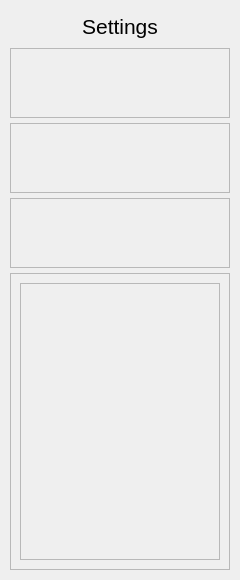
<?xml version="1.0" encoding="UTF-8"?>
<ui version="4.0">
 <class>RightColumn</class>
 <widget class="QWidget" name="RightColumn">
  <property name="geometry">
   <rect>
    <x>0</x>
    <y>0</y>
    <width>240</width>
    <height>580</height>
   </rect>
  </property>
  <property name="windowTitle">
   <string>Form</string>
  </property>
  <layout class="QVBoxLayout" name="main_pages_layout">
   <property name="spacing">
    <number>0</number>
   </property>
   <property name="leftMargin">
    <number>5</number>
   </property>
   <property name="topMargin">
    <number>5</number>
   </property>
   <property name="rightMargin">
    <number>5</number>
   </property>
   <property name="bottomMargin">
    <number>5</number>
   </property>
   <item>
    <widget class="QStackedWidget" name="menus">
     <property name="currentIndex">
      <number>0</number>
     </property>
     <widget class="QWidget" name="menu_1">
      <layout class="QVBoxLayout" name="verticalLayout">
       <property name="spacing">
        <number>5</number>
       </property>
       <property name="leftMargin">
        <number>5</number>
       </property>
       <property name="topMargin">
        <number>5</number>
       </property>
       <property name="rightMargin">
        <number>5</number>
       </property>
       <property name="bottomMargin">
        <number>5</number>
       </property>
       <item>
        <widget class="QLabel" name="label_1">
         <property name="maximumSize">
          <size>
           <width>16777215</width>
           <height>33</height>
          </size>
         </property>
         <property name="font">
          <font>
           <pointsize>16</pointsize>
          </font>
         </property>
         <property name="styleSheet">
          <string notr="true">font-size: 16pt</string>
         </property>
         <property name="text">
          <string>Settings</string>
         </property>
         <property name="alignment">
          <set>Qt::AlignCenter</set>
         </property>
        </widget>
       </item>
       <item>
        <widget class="QFrame" name="frame_2">
         <property name="maximumSize">
          <size>
           <width>16777215</width>
           <height>70</height>
          </size>
         </property>
         <property name="frameShape">
          <enum>QFrame::StyledPanel</enum>
         </property>
         <property name="frameShadow">
          <enum>QFrame::Raised</enum>
         </property>
         <layout class="QHBoxLayout" name="btn_lang_lay">
          <property name="spacing">
           <number>10</number>
          </property>
          <property name="leftMargin">
           <number>0</number>
          </property>
          <property name="topMargin">
           <number>0</number>
          </property>
          <property name="rightMargin">
           <number>0</number>
          </property>
          <property name="bottomMargin">
           <number>6</number>
          </property>
         </layout>
        </widget>
       </item>
       <item>
        <widget class="QFrame" name="frame_4">
         <property name="maximumSize">
          <size>
           <width>16777215</width>
           <height>70</height>
          </size>
         </property>
         <property name="frameShape">
          <enum>QFrame::StyledPanel</enum>
         </property>
         <property name="frameShadow">
          <enum>QFrame::Raised</enum>
         </property>
         <layout class="QGridLayout" name="btn_theme_lay">
          <property name="leftMargin">
           <number>0</number>
          </property>
          <property name="topMargin">
           <number>0</number>
          </property>
          <property name="rightMargin">
           <number>0</number>
          </property>
          <property name="bottomMargin">
           <number>6</number>
          </property>
         </layout>
        </widget>
       </item>
       <item>
        <widget class="QFrame" name="frame_5">
         <property name="maximumSize">
          <size>
           <width>16777215</width>
           <height>70</height>
          </size>
         </property>
         <property name="frameShape">
          <enum>QFrame::StyledPanel</enum>
         </property>
         <property name="frameShadow">
          <enum>QFrame::Raised</enum>
         </property>
         <layout class="QHBoxLayout" name="cnfrm_stngBtn">
          <property name="leftMargin">
           <number>0</number>
          </property>
          <property name="topMargin">
           <number>6</number>
          </property>
          <property name="rightMargin">
           <number>0</number>
          </property>
          <property name="bottomMargin">
           <number>0</number>
          </property>
         </layout>
        </widget>
       </item>
       <item>
        <widget class="QFrame" name="frame">
         <property name="frameShape">
          <enum>QFrame::StyledPanel</enum>
         </property>
         <property name="frameShadow">
          <enum>QFrame::Raised</enum>
         </property>
         <layout class="QVBoxLayout" name="right_lay_1">
          <item>
           <widget class="QFrame" name="frame_3">
            <property name="frameShape">
             <enum>QFrame::StyledPanel</enum>
            </property>
            <property name="frameShadow">
             <enum>QFrame::Raised</enum>
            </property>
           </widget>
          </item>
         </layout>
        </widget>
       </item>
      </layout>
     </widget>
     <widget class="QWidget" name="menu_2">
      <layout class="QVBoxLayout" name="verticalLayout_2">
       <property name="spacing">
        <number>5</number>
       </property>
       <property name="leftMargin">
        <number>5</number>
       </property>
       <property name="topMargin">
        <number>5</number>
       </property>
       <property name="rightMargin">
        <number>5</number>
       </property>
       <property name="bottomMargin">
        <number>5</number>
       </property>
       <item>
        <widget class="QLabel" name="label_2">
         <property name="font">
          <font>
           <pointsize>16</pointsize>
          </font>
         </property>
         <property name="styleSheet">
          <string notr="true">font-size: 16pt</string>
         </property>
         <property name="text">
          <string>Menu 2 - Right Menu</string>
         </property>
         <property name="alignment">
          <set>Qt::AlignCenter</set>
         </property>
        </widget>
       </item>
      </layout>
     </widget>
    </widget>
   </item>
  </layout>
 </widget>
 <resources/>
 <connections/>
</ui>
